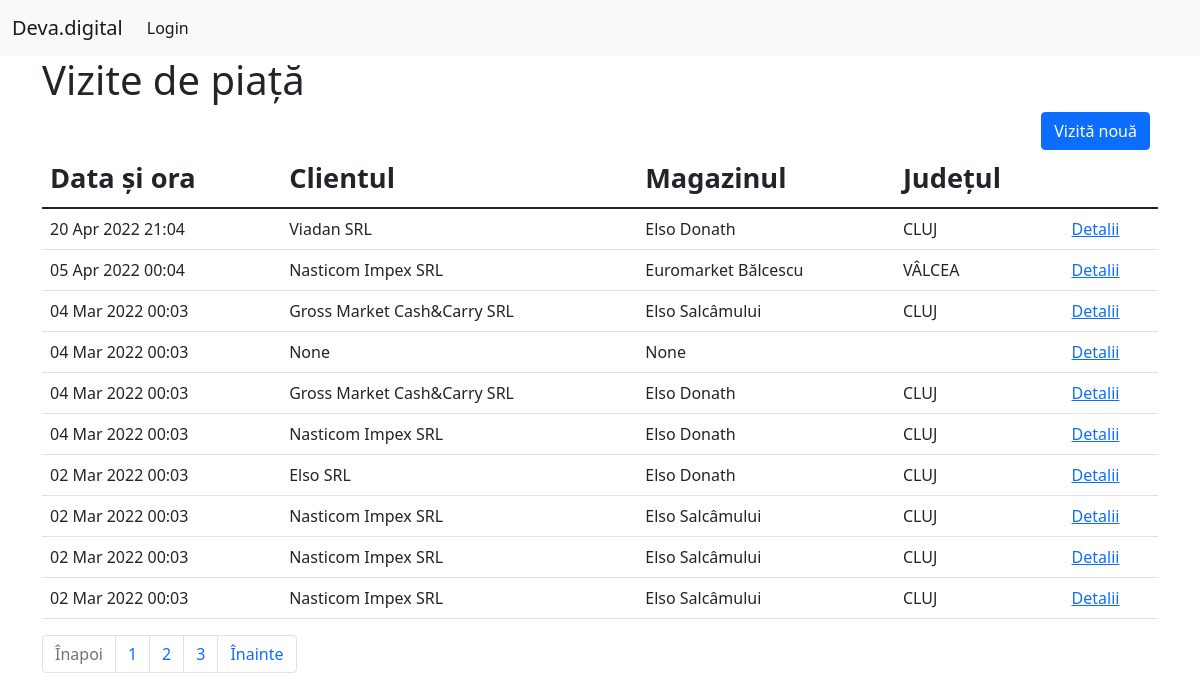
The page /visits on the database as committed earlier.
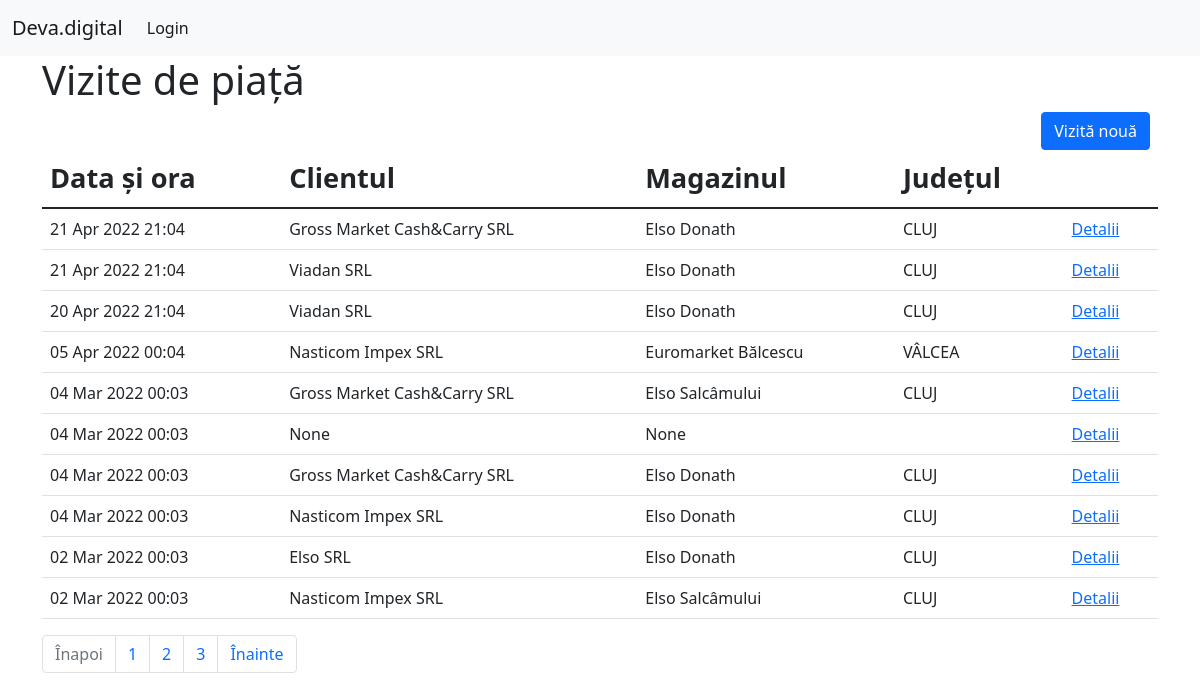
The same page on the database as committed later.
### sales/models.py (models this page shows, shortened)
class Visit(models.Model):
	agent = models.ForeignKey(Agent, blank=True, null=True, on_delete=models.SET_NULL)
	client = models.ForeignKey(Client, blank=True, null=True, on_delete=models.SET_NULL, related_name="client")
	shop = models.ForeignKey(Shop, blank=True, null=True, on_delete=models.SET_NULL, related_name="shop")
	date_created = models.DateTimeField(default=timezone.now, blank=True)
	last_modified = models.DateTimeField(auto_now=True)
	products = models.ManyToManyField(Product)
	shelf_image = models.ImageField(upload_to="images/", blank=True)
	class Meta:
		verbose_name = "vizita"
		verbose_name_plural = "vizite"

class Client(models.Model):
	name = models.CharField("Numele", max_length=254)
	loc_name = models.CharField("Numele locatiei", max_length=254, null=True, blank=True)
	CUI = models.IntegerField("CUI", blank=True, null=True)
	channel = models.ForeignKey(Channel, blank=True, null=True, on_delete=models.SET_NULL, verbose_name="Canal distributie")
	distributor = models.BooleanField("Distribuitor", blank=True)
	lka = models.BooleanField("Local Key Accout", blank=True)
	zone = models.ForeignKey(Zone, blank=True, null=True, on_delete=models.SET_NULL, verbose_name="Zona")
	address = models.CharField("Adresa", max_length=254, blank=True)
	city = models.CharField("Localitatea", max_length=50, blank=True)
	county = models.ForeignKey(County, blank=True, null=True, on_delete=models.SET_NULL)
	contact_person = models.CharField("Persoana de contact", max_length=254, blank=True)
	contact_position = models.CharField("Functia", max_length=254, blank=True, null=True)
	phone = models.CharField("Telefon", max_length=10, blank=True)
	email = models.EmailField("Email", max_length=100, blank=True)
	class Meta:
		verbose_name = "client"
		verbose_name_plural = "clienti"
	def __str__(self):
		return self.name

class Shop(models.Model):
	name = models.CharField("Numele", max_length=254)
	client = models.ForeignKey(Client, blank=True, null=True, on_delete=models.CASCADE)
	shop_type = models.ForeignKey(ShopType, blank=True, null=True, on_delete=models.SET_NULL)
	address = models.CharField("Adresa", max_length=254, blank=True)
	city = models.CharField("Localitatea", max_length=50, blank=True)
	county = models.ForeignKey(County, blank=True, null=True, on_delete=models.SET_NULL)
	class Meta:
		verbose_name = "magazin"
		verbose_name_plural = "magazine"
	def __str__(self):
		return self.name

class County(models.Model):
	name = models.CharField("Județ", max_length=50, default="ALBA")
	zone = models.ForeignKey(Zone, blank=True, null=True, on_delete=models.SET_NULL)
	area = models.CharField("Regiunea", max_length=10)
	class Meta:
		verbose_name = "județ"
		verbose_name_plural = "județe"
	def __str__(self):
		return self.name

### sales/views.py (the view)
# urls.py: path('visits', views.visits, name='visits'),
def visits(request):
	visits = Visit.objects.all().order_by('-date_created')
	paginator = Paginator(visits, 10)
	page_number = request.GET.get('page')
	page_obj = paginator.get_page(page_number)
	return render(request, 'sales/visits.html', {'page_obj': page_obj})

### sales/templates/sales/visits.html
{% extends 'sales/base.html' %}
{% block content %}
<main class="container">
	<section class="row">
		<h1>Vizite de piață</h1>
		<div class="d-grid gap-2 d-md-flex justify-content-md-end">
			<a href="{% url 'sales:new_visit' %}" class="btn btn-primary me-md-2">Vizită nouă</a>
		</div>
	</section>
	<section class="row">
		<div class="col">
			<table class="table table-hover">
				<thead>
					<tr>
						<th>Data și ora</th>
						<th>Clientul</th>
						<th>Magazinul</th>
						<th>Județul</th>
						<th></th>
					</tr>
				</thead>
				<tbody>
					{% for visit in page_obj %}
					<tr>
						<td>{{ visit.date_created|date:'d M Y H:m' }}</td>
						<td>{{ visit.client }}</td>
						<td>{{ visit.shop }}</td>
						<td>{{ visit.shop.county }}</td>
						<td><a href="{% url 'sales:visit' visit.id %}">Detalii</a></td>
					</tr>
					{% empty %}
					<p>Nu au fost realizate vizite încă.</p>
					{% endfor %}
				</tbody>
			</table>
			<nav aria-label="Page navigation example">
                <ul class="pagination">
                {% if page_obj.has_previous %}
                    <li class="page-item"><a class="page-link" href="?page={{ page_obj.previous_page_number }}">Înapoi</a></li>
                {% else %}
                <li class="page-item disabled"><a class="page-link" href="#">Înapoi</a></li>
                {% endif %}
                {% for page in page_obj.paginator.page_range %}
                    <li class="page-item"><a class="page-link" href="?page={{ page }} #vizite">{{ page }}</a></li>
                {% endfor %}
                {% if page_obj.has_next %}
                    <li class="page-item"><a class="page-link" href="?page={{ page_obj.next_page_number }}">Înainte</a></li>
                {% else %}
                    <li class="page-item disabled"><a class="page-link" href="#">Înainte</a></li>
                {% endif %}
                </ul>
            </nav>
		</div>
	</section>
</main>
{% endblock content %}

Rows that differ between the two databases and show on the page:
no longer on this page (row unchanged): Visit: date_created "02 Mar 2022 00:03", client "Nasticom Impex SRL", shop "Elso Salcâmului", shop.county "CLUJ"
no longer on this page (row unchanged): Visit: date_created "02 Mar 2022 00:03", client "Nasticom Impex SRL", shop "Elso Salcâmului", shop.county "CLUJ"
added Visit: date_created "21 Apr 2022 21:04", client "Gross Market Cash&Carry SRL", shop "Elso Donath", shop.county "CLUJ"
added Visit: date_created "21 Apr 2022 21:04", client "Viadan SRL", shop "Elso Donath", shop.county "CLUJ"
